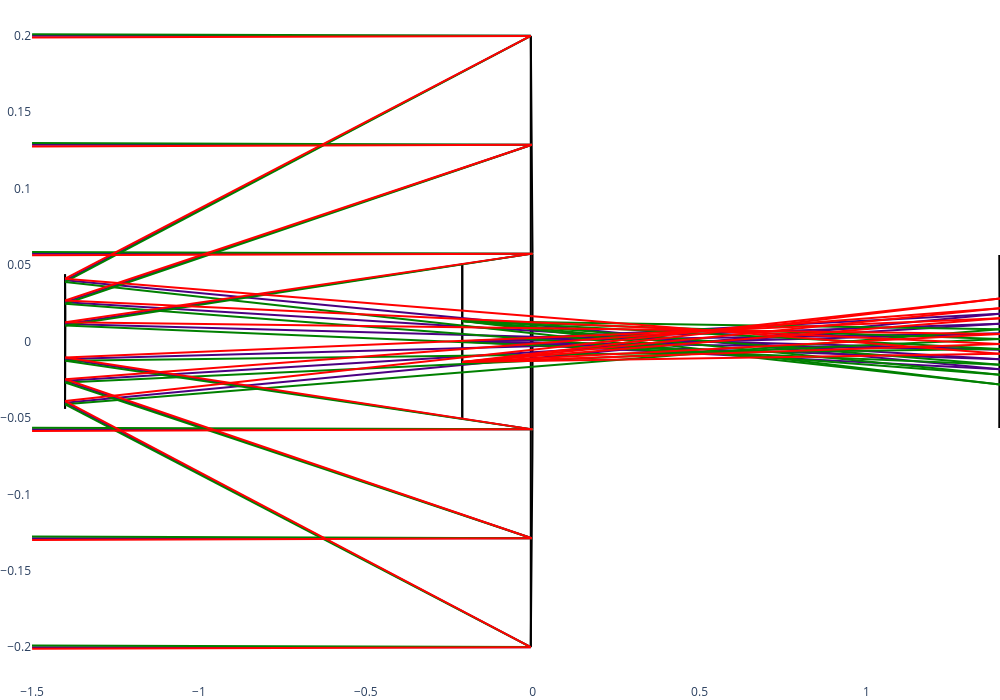

Write notebook code for a chart like this one.
### Code cell
WL = 650e-9
def main():
    %run Batoid4LOFT.ipynb

    plt.close('all')

    global fieldBias
    fieldBias = 0.0 #Strehl ratio = 0.867

    telescopeCreation(WL, dxs=0, dys=0, dzs=0, txs=0.0, tys=0.00)

    ## Select what you want to see
    showWavefrontMap(WL)
    showLayout(show='2D')
    showSpotDiagram(WL, fieldX=0, fieldY=0)
    showPSF(WL)

if __name__=='__main__':
    main()
